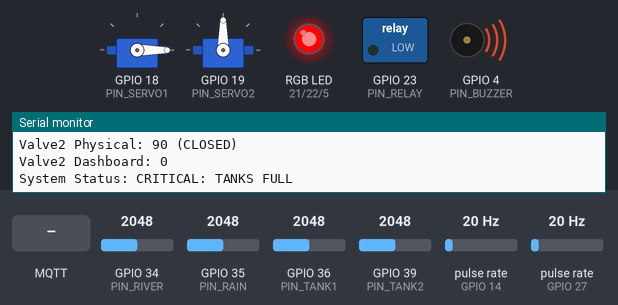
The sketch below on a simulated ESP32. Shown: 2 × servo, switched loads named in the sketch (green lamp = pin HIGH), an RGB LED mixed from three pins (HIGH = lit), buzzer (waves = sounding, pin HIGH), the last lines printed to the serial monitor. Wiring (inferred from the names in the program): 2 × pulse sensor: data GPIO 14 / data GPIO 27. Inputs (shaded band) come from the test bench; at power-on: GPIO 34 (PIN_RIVER) = 2048, GPIO 35 (PIN_RAIN) = 2048, GPIO 36 (PIN_TANK1) = 2048, GPIO 39 (PIN_TANK2) = 2048, pulse rate (sensors on GPIO 14, GPIO 27) 20 Hz. WiFi joins after 1.5 s; servers stay silent unless stated; no MQTT or app messages arrive unless stated.

Above: at 2.7 s.
2.8 s: GPIO 34 (PIN_RIVER) set to 754
7.2 s: GPIO 34 (PIN_RIVER) set to 643
At 11.2 s:
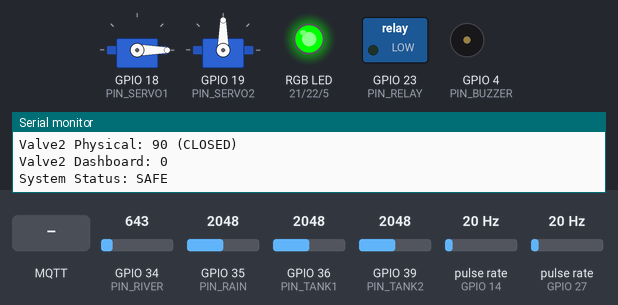
11.5 s: MQTT message "ON" arrives on the first subscribed topic
At 12.8 s:
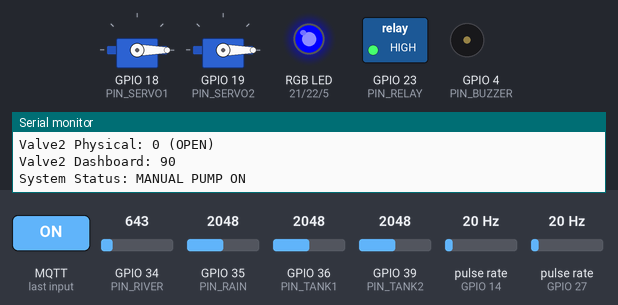
13.5 s: MQTT message "RED" arrives on the first subscribed topic
At 13.9 s:
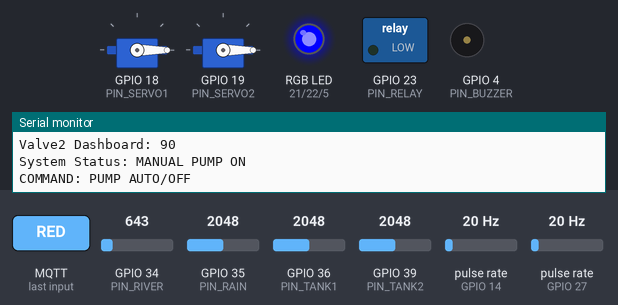
15.6 s: GPIO 34 (PIN_RIVER) set to 740
At 18.7 s:
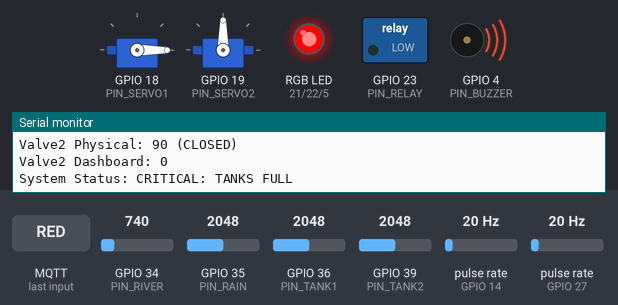
19.6 s: MQTT message "ON" arrives on the first subscribed topic
At 20.0 s:
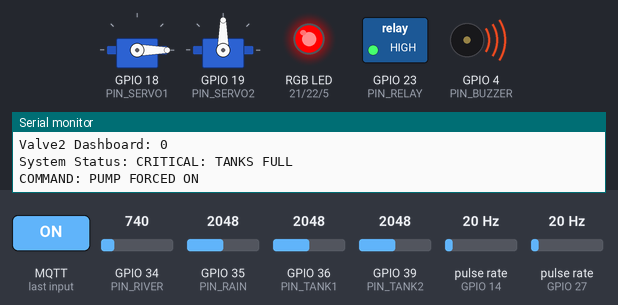
Timing chart, 0 to 22.6 s (numbered marks = the images above; inputs shaded):
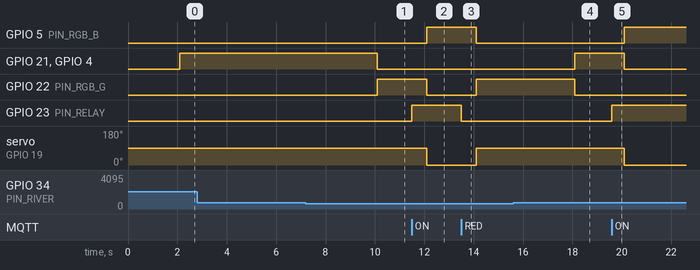

Measured:
- the behaviour switches between 701 and 700 on GPIO 34 (PIN_RIVER) (found by bisection; images 0 and 1)
- after the input at 7.2 s, GPIO 21 (PIN_RGB_R), GPIO 4 (PIN_BUZZER): HIGH → LOW after 2.9 s; GPIO 22 (PIN_RGB_G): LOW → HIGH after 2.9 s
- after the input at 11.5 s, GPIO 5 (PIN_RGB_B): LOW → HIGH after 0.60 s; GPIO 22 (PIN_RGB_G): HIGH → LOW after 0.60 s; GPIO 23 (PIN_RELAY): LOW → HIGH at once; servo on GPIO 19 (PIN_SERVO2): 90° → 0° after 0.60 s
- after the input at 13.5 s, GPIO 5 (PIN_RGB_B): HIGH → LOW after 0.60 s; GPIO 22 (PIN_RGB_G): LOW → HIGH after 0.60 s; GPIO 23 (PIN_RELAY): HIGH → LOW at once; servo on GPIO 19 (PIN_SERVO2): 0° → 90° after 0.60 s
- after the input at 15.6 s, GPIO 21 (PIN_RGB_R), GPIO 4 (PIN_BUZZER): LOW → HIGH after 2.5 s; GPIO 22 (PIN_RGB_G): HIGH → LOW after 2.5 s
- after the input at 19.6 s, GPIO 5 (PIN_RGB_B): LOW → HIGH after 0.50 s; GPIO 21 (PIN_RGB_R), GPIO 4 (PIN_BUZZER): HIGH → LOW after 0.50 s; GPIO 23 (PIN_RELAY): LOW → HIGH at once; servo on GPIO 19 (PIN_SERVO2): 90° → 0° after 0.50 s

The sketch:

flood_code.ino
```cpp
#include <ESP32Servo.h>
#include <WiFi.h>
#include <PubSubClient.h>


// --- CONFIG ---
const char* ssid = "HakoWifi 2.4G";
const char* password = "hajiactive7114";
const char* mqtt_server = "35.224.186.13";
const int mqtt_port = 1883;


// --- PINS ---
#define PIN_RIVER  34
#define PIN_TANK1  36
#define PIN_TANK2  39
#define PIN_RAIN   35
#define PIN_FLOW1  27
#define PIN_FLOW2  14
#define PIN_SERVO1 18
#define PIN_SERVO2 19
#define PIN_RELAY  23
#define PIN_BUZZER 4
#define PIN_RGB_R  21
#define PIN_RGB_G  22
#define PIN_RGB_B  5


// --- VARIABLES ---
WiFiClient espClient;
PubSubClient client(espClient);
Servo valve1;
Servo valve2;
unsigned long lastReportTime = 0;
bool manualOverride = false;


// Connection Status Trackers
bool wifiConnected = false;
bool mqttConnected = false;


// Averaging & Flow
long sumRiver=0, sumTank1=0, sumTank2=0, sampleCount=0;
volatile int pulse1=0, pulse2=0;
void IRAM_ATTR isr1() { pulse1++; }
void IRAM_ATTR isr2() { pulse2++; }


// --- CALLBACK FOR MANUAL BUTTON ---
void callback(char* topic, byte* payload, unsigned int length) {
  String msg;
  for(int i=0; i<length; i++) msg += (char)payload[i];

  if (msg == "ON") {
    manualOverride = true;
    digitalWrite(PIN_RELAY, HIGH);
    Serial.println("COMMAND: PUMP FORCED ON");
  } else {
    manualOverride = false;
    digitalWrite(PIN_RELAY, LOW);
    Serial.println("COMMAND: PUMP AUTO/OFF");
  }
}


void setup() {
  Serial.begin(9600);
  pinMode(PIN_RIVER, INPUT);
  pinMode(PIN_TANK1, INPUT);
  pinMode(PIN_TANK2, INPUT);
  pinMode(PIN_RAIN, INPUT);
  pinMode(PIN_RELAY, OUTPUT);
  pinMode(PIN_BUZZER, OUTPUT);
  pinMode(PIN_RGB_R, OUTPUT);
  pinMode(PIN_RGB_G, OUTPUT);
  pinMode(PIN_RGB_B, OUTPUT);
  pinMode(PIN_FLOW1, INPUT_PULLUP);
  pinMode(PIN_FLOW2, INPUT_PULLUP);

  valve1.attach(PIN_SERVO1);
  valve2.attach(PIN_SERVO2);
  valve1.write(0);   // Valve1: 0 = CLOSED (normal)
  valve2.write(90);  // Valve2: 90 = CLOSED (inverted - physical at 90° is closed)

  attachInterrupt(digitalPinToInterrupt(PIN_FLOW1), isr1, RISING);
  attachInterrupt(digitalPinToInterrupt(PIN_FLOW2), isr2, RISING);


  Serial.println("Connecting to WiFi...");
  WiFi.begin(ssid, password);

  while(WiFi.status() != WL_CONNECTED) {
    delay(500);
    Serial.print(".");
  }

  wifiConnected = true;
  Serial.println("");
  Serial.println("WiFi connected");
  Serial.print("IP address: ");
  Serial.println(WiFi.localIP());

  client.setServer(mqtt_server, mqtt_port);
  client.setCallback(callback);
}


void loop() {
  // Check WiFi Status
  if (WiFi.status() != WL_CONNECTED) {
    if (wifiConnected) {
      Serial.println("WiFi disconnected");
      wifiConnected = false;
    }
  } else {
    if (!wifiConnected) {
      Serial.println("WiFi reconnected");
      wifiConnected = true;
    }
  }


  // Check MQTT Connection
  if (!client.connected()) {
    if (mqttConnected) {
      Serial.println("MQTT disconnected");
      mqttConnected = false;
    }

    Serial.println("Attempting MQTT connection...");
    if (client.connect("ESP32_BanGee")) {
      Serial.println("MQTT connected");
      client.subscribe("myproject/manual_pump");
      Serial.println("Subscribed to: myproject/manual_pump");
      mqttConnected = true;
    } else {
      Serial.print("MQTT connection failed, rc=");
      Serial.println(client.state());
      delay(1000);
    }
  }

  client.loop();


  // MANUAL OVERRIDE ENFORCEMENT
  if (manualOverride) {
    digitalWrite(PIN_RELAY, HIGH);
  }


  // Sampling (Every 100ms)
  static unsigned long lastSample = 0;
  if (millis() - lastSample > 100) {
    sumRiver += analogRead(PIN_RIVER);
    sumTank1 += analogRead(PIN_TANK1);
    sumTank2 += analogRead(PIN_TANK2);
    sampleCount++;
    lastSample = millis();
  }


  // Reporting (Every 2 Seconds)
  if (millis() - lastReportTime > 2000) {
    int avgRiver=0, avgTank1=0, avgTank2=0;
    if (sampleCount > 0) {
        avgRiver = sumRiver/sampleCount;
        avgTank1 = sumTank1/sampleCount;
        avgTank2 = sumTank2/sampleCount;
    }

    float f1 = (pulse1/2.0) * (60.0/7.5);
    float f2 = (pulse2/2.0) * (60.0/7.5);

    sumRiver=0; sumTank1=0; sumTank2=0; sampleCount=0; pulse1=0; pulse2=0;
    lastReportTime = millis();


    Serial.println("--- SENSOR READINGS ---");
    Serial.print("River Level: "); Serial.println(avgRiver);
    Serial.print("Tank 1 Level: "); Serial.println(avgTank1);
    Serial.print("Tank 2 Level: "); Serial.println(avgTank2);
    Serial.print("Flow Rate 1: "); Serial.println(f1);
    Serial.print("Flow Rate 2: "); Serial.println(f2);
    Serial.println("-----------------------");


    // SYSTEM LOGIC - INVERTED for Valve 2
    // For Valve 2: 0=OPEN (physical 0°), 90=CLOSED (physical 90°)
    String status="SAFE", led="GREEN", rain=(analogRead(PIN_RAIN)<1500)?"RAINING":"DRY";
    bool buzz=false;
    int v1_logical=0, v2_logical=90;  // Start with both closed


    // [PRIORITY 1] MANUAL OVERRIDE
    if (manualOverride) {
      status = "MANUAL PUMP ON";
      led = "BLUE";
      v1_logical=0;   // Valve1 closed
      v2_logical=0;   // Valve2 OPEN (inverted: 0 = open)
      buzz=false;
      digitalWrite(PIN_RELAY, HIGH);
    }
    // [PRIORITY 2] CRITICAL: TANKS FULL
    else if ((avgTank1 > 800 || avgTank2 > 800) && avgRiver > 700) {
      status = "CRITICAL: TANKS FULL";
      led = "RED";
      buzz = true;
      v1_logical=0; v2_logical=90;  // Both closed (v2=90 means closed in inverted logic)
      digitalWrite(PIN_RELAY, LOW);
    }
    // [PRIORITY 3] FLOOD: RIVER HIGH -> FILL BOTH TANKS
    else if (avgRiver > 700 && (avgTank1 < 800 || avgTank2 < 800)) {
      status = "FLOOD: FILLING TANKS";
      led = "BLUE";
      v1_logical=90; v2_logical=0;  // Both OPEN (v1=90 open normal, v2=0 open inverted)
      digitalWrite(PIN_RELAY, LOW);
      buzz = false;

      if (f1 < 1.0 && f2 < 1.0) {
         status = "ALERT: DRAINS CLOGGED";
         led = "RED";
      }
    }
    // [PRIORITY 4] RECOVERY: PUMP OUT
    else if (avgRiver <= 500 && (avgTank1 > 300 || avgTank2 > 300)) {
      status = "RECOVERY: PUMPING OUT";
      led = "BLUE";
      v1_logical=0; v2_logical=0;  // v1 closed, v2 OPEN (inverted)
      digitalWrite(PIN_RELAY, HIGH);
      buzz = false;
    }
    // [PRIORITY 5] SAFE IDLE
    else {
      status = "SAFE";
      led = "GREEN";
      v1_logical=0; v2_logical=90;  // Both closed
      digitalWrite(PIN_RELAY, LOW);
      buzz = false;
    }


    // ACTUATE HARDWARE - Direct write for Valve2 (inverted logic built into v2_logical values)
    valve1.write(v1_logical);  // Normal: 0=closed, 90=open
    valve2.write(v2_logical);  // Inverted: 90=closed, 0=open (handled in logic above)
    digitalWrite(PIN_BUZZER, buzz);

    // RGB Logic
    if(led=="RED") {
      digitalWrite(PIN_RGB_R,1); digitalWrite(PIN_RGB_G,0); digitalWrite(PIN_RGB_B,0);
    }
    else if(led=="GREEN") {
      digitalWrite(PIN_RGB_R,0); digitalWrite(PIN_RGB_G,1); digitalWrite(PIN_RGB_B,0);
    }
    else {
      digitalWrite(PIN_RGB_R,0); digitalWrite(PIN_RGB_G,0); digitalWrite(PIN_RGB_B,1);
    }


    // Convert Valve2 logical state to dashboard convention (0=closed, 90=open)
    int v2_dashboard = (v2_logical == 0) ? 90 : 0;  // Flip for dashboard display


    // Send Data
    String json = "{";
    json += "\"river_level\": " + String(avgRiver) + ",";
    json += "\"tank1_level\": " + String(avgTank1) + ",";
    json += "\"tank2_level\": " + String(avgTank2) + ",";
    json += "\"flow_rate1\": " + String(f1) + ",";
    json += "\"flow_rate2\": " + String(f2) + ",";
    json += "\"rain_status\": \"" + rain + "\",";
    json += "\"status\": \"" + status + "\",";
    json += "\"valve1_state\": " + String(v1_logical) + ",";
    json += "\"valve2_state\": " + String(v2_dashboard) + ",";  // Use converted value
    json += "\"buzzer_state\": " + String(buzz?"true":"false") + ",";
    json += "\"led_color\": \"" + led + "\"";
    json += "}";


    if (client.connected()) {
      client.publish("myproject/report", json.c_str());
      Serial.println("Data published");
      Serial.print("Valve1: "); Serial.print(v1_logical);
      Serial.println(v1_logical == 0 ? " (CLOSED)" : " (OPEN)");
      Serial.print("Valve2 Physical: "); Serial.print(v2_logical);
      Serial.println(v2_logical == 90 ? " (CLOSED)" : " (OPEN)");
      Serial.print("Valve2 Dashboard: "); Serial.println(v2_dashboard);
      Serial.print("System Status: "); Serial.println(status);
    } else {
      Serial.println("Cannot publish: MQTT not connected");
    }
  }
}
```
